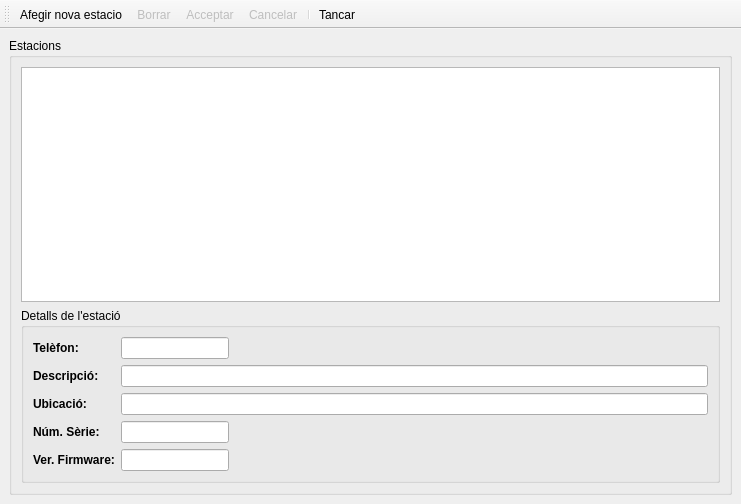
<ui version="4.0" >
 <author></author>
 <comment></comment>
 <exportmacro></exportmacro>
 <class>frmLlibreta</class>
 <widget class="QMainWindow" name="frmLlibreta" >
  <property name="geometry" >
   <rect>
    <x>0</x>
    <y>0</y>
    <width>741</width>
    <height>504</height>
   </rect>
  </property>
  <property name="windowTitle" >
   <string>Manteniment d'estacions</string>
  </property>
  <widget class="QWidget" name="centralWidget" >
   <layout class="QVBoxLayout" >
    <property name="margin" >
     <number>9</number>
    </property>
    <property name="spacing" >
     <number>6</number>
    </property>
    <item>
     <widget class="QGroupBox" name="groupBox" >
      <property name="title" >
       <string>Estacions</string>
      </property>
      <layout class="QVBoxLayout" >
       <property name="margin" >
        <number>9</number>
       </property>
       <property name="spacing" >
        <number>6</number>
       </property>
       <item>
        <widget class="QTableView" name="t_estacions" />
       </item>
       <item>
        <widget class="QGroupBox" name="groupBox_2" >
         <property name="minimumSize" >
          <size>
           <width>16</width>
           <height>16</height>
          </size>
         </property>
         <property name="title" >
          <string>Detalls de l'estació</string>
         </property>
         <layout class="QGridLayout" >
          <property name="margin" >
           <number>9</number>
          </property>
          <property name="spacing" >
           <number>6</number>
          </property>
          <item row="0" column="1" >
           <widget class="QLineEdit" name="c_telef" >
            <property name="sizePolicy" >
             <sizepolicy>
              <hsizetype>0</hsizetype>
              <vsizetype>0</vsizetype>
              <horstretch>0</horstretch>
              <verstretch>0</verstretch>
             </sizepolicy>
            </property>
           </widget>
          </item>
          <item row="0" column="0" >
           <widget class="QLabel" name="label_5" >
            <property name="text" >
             <string>&lt;b>Telèfon:&lt;/b></string>
            </property>
           </widget>
          </item>
          <item row="3" column="0" >
           <widget class="QLabel" name="label_4" >
            <property name="text" >
             <string>&lt;b>Núm. Sèrie:&lt;/b></string>
            </property>
           </widget>
          </item>
          <item row="2" column="1" >
           <widget class="QLineEdit" name="c_ubicacio" />
          </item>
          <item row="3" column="1" >
           <widget class="QLineEdit" name="c_nserie" >
            <property name="sizePolicy" >
             <sizepolicy>
              <hsizetype>0</hsizetype>
              <vsizetype>0</vsizetype>
              <horstretch>0</horstretch>
              <verstretch>0</verstretch>
             </sizepolicy>
            </property>
           </widget>
          </item>
          <item row="1" column="0" >
           <widget class="QLabel" name="label_2_2_2_2" >
            <property name="text" >
             <string>&lt;b>Descripció: &lt;/b></string>
            </property>
           </widget>
          </item>
          <item row="4" column="1" >
           <widget class="QLineEdit" name="c_vfirmware" >
            <property name="sizePolicy" >
             <sizepolicy>
              <hsizetype>0</hsizetype>
              <vsizetype>0</vsizetype>
              <horstretch>0</horstretch>
              <verstretch>0</verstretch>
             </sizepolicy>
            </property>
           </widget>
          </item>
          <item row="2" column="0" >
           <widget class="QLabel" name="label_3" >
            <property name="text" >
             <string>&lt;b>Ubicació:&lt;/b></string>
            </property>
           </widget>
          </item>
          <item row="4" column="0" >
           <widget class="QLabel" name="label" >
            <property name="text" >
             <string>&lt;b>Ver. Firmware:&lt;/b></string>
            </property>
           </widget>
          </item>
          <item row="1" column="1" >
           <widget class="QLineEdit" name="c_descripcio" />
          </item>
         </layout>
        </widget>
       </item>
      </layout>
     </widget>
    </item>
   </layout>
  </widget>
  <widget class="QToolBar" name="toolBar" >
   <property name="orientation" >
    <enum>Qt::Horizontal</enum>
   </property>
   <attribute name="toolBarArea" >
    <number>4</number>
   </attribute>
   <addaction name="actionAfegir_nova_estacio" />
   <addaction name="actionBorrar" />
   <addaction name="actionAcceptar" />
   <addaction name="actionCancelar" />
   <addaction name="separator" />
   <addaction name="actionTancar" />
  </widget>
  <action name="actionAfegir_nova_estacio" >
   <property name="checked" >
    <bool>false</bool>
   </property>
   <property name="icon" >
    <iconset resource="recursos.qrc" >:/icones/Icones/afegir.png</iconset>
   </property>
   <property name="text" >
    <string>Afegir nova estacio</string>
   </property>
  </action>
  <action name="actionAcceptar" >
   <property name="enabled" >
    <bool>false</bool>
   </property>
   <property name="icon" >
    <iconset resource="recursos.qrc" >:/icones/Icones/ok.png</iconset>
   </property>
   <property name="text" >
    <string>Acceptar</string>
   </property>
  </action>
  <action name="actionCancelar" >
   <property name="enabled" >
    <bool>false</bool>
   </property>
   <property name="icon" >
    <iconset resource="recursos.qrc" >:/icones/Icones/cancel.png</iconset>
   </property>
   <property name="text" >
    <string>Cancelar</string>
   </property>
  </action>
  <action name="actionBorrar" >
   <property name="enabled" >
    <bool>false</bool>
   </property>
   <property name="icon" >
    <iconset resource="recursos.qrc" >:/icones/Icones/buidar.png</iconset>
   </property>
   <property name="text" >
    <string>Borrar</string>
   </property>
  </action>
  <action name="actionTancar" >
   <property name="icon" >
    <iconset resource="recursos.qrc" >:/icones/Icones/sortir.png</iconset>
   </property>
   <property name="text" >
    <string>Tancar</string>
   </property>
   <property name="shortcut" >
    <string>Ctrl+Q</string>
   </property>
  </action>
 </widget>
 <pixmapfunction></pixmapfunction>
 <tabstops>
  <tabstop>c_telef</tabstop>
  <tabstop>c_descripcio</tabstop>
  <tabstop>c_ubicacio</tabstop>
  <tabstop>c_nserie</tabstop>
  <tabstop>c_vfirmware</tabstop>
 </tabstops>
 <resources>
  <include location="recursos.qrc" />
 </resources>
 <connections>
  <connection>
   <sender>actionTancar</sender>
   <signal>triggered()</signal>
   <receiver>frmLlibreta</receiver>
   <slot>close()</slot>
   <hints>
    <hint type="sourcelabel" >
     <x>-1</x>
     <y>-1</y>
    </hint>
    <hint type="destinationlabel" >
     <x>370</x>
     <y>251</y>
    </hint>
   </hints>
  </connection>
 </connections>
</ui>
